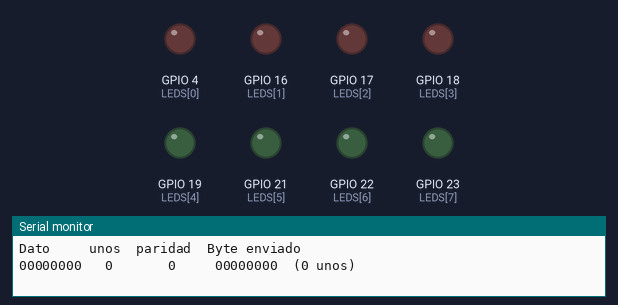
A sketch run on a simulated ESP32. Shown: output pins drawn as LEDs (lit = HIGH), the last lines printed to the serial monitor.

Above: at 0.3 s.
At 1.7 s:
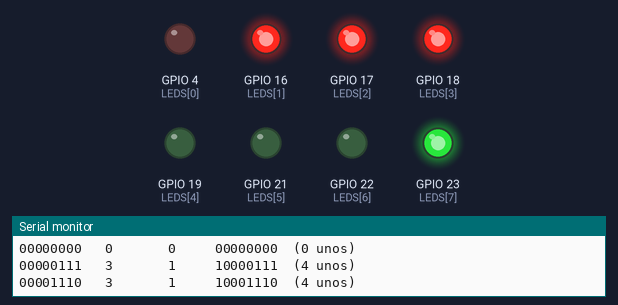
At 3.8 s:
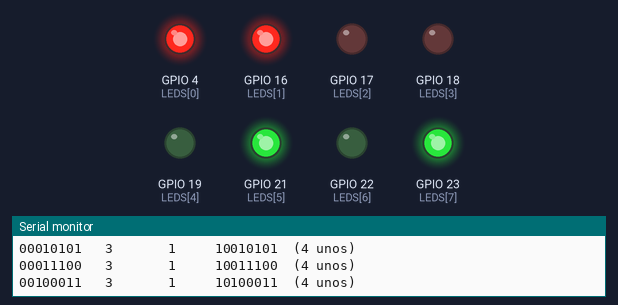
At 8.0 s:
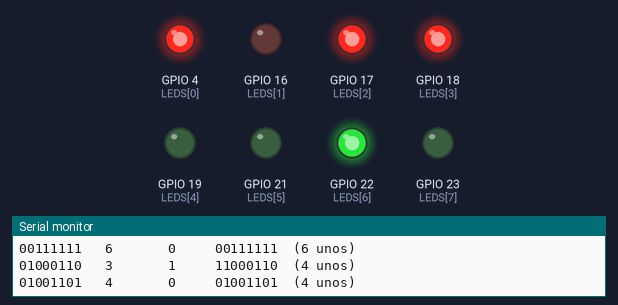
At 12.2 s:
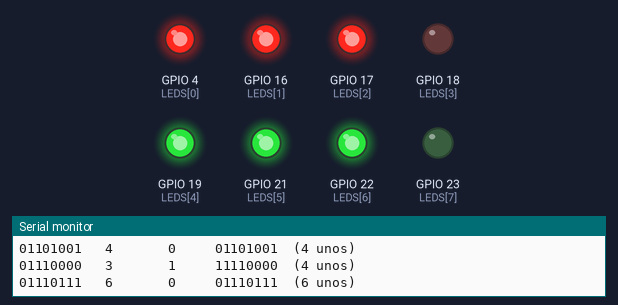
At 16.4 s:
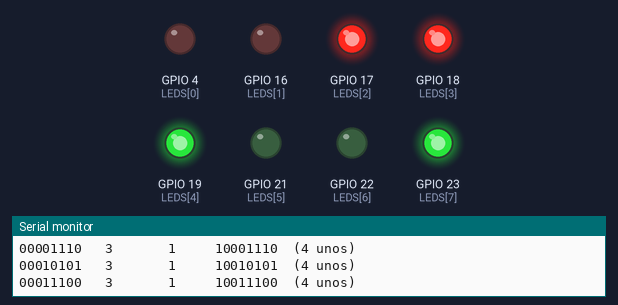
Timing chart, 0 to 17.3 s (numbered marks = the images above):
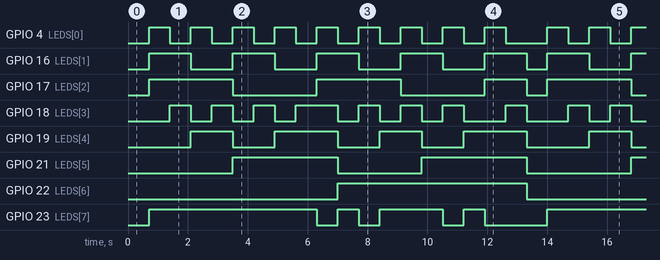

The sketch:

sketch.ino
```cpp
// Clase 5 - Ejercicio 1 (solución): contar bits en 1 y bit de paridad
// contarUnos(x) recorre los 8 bits con una máscara y cuenta los que valen 1.
// Paridad PAR: el bit de paridad se elige para que el total de unos sea par.
// Lo usamos para armar un byte = 7 bits de dato + bit de paridad en el bit 7 (L7).

#include <Arduino.h>

const int LEDS[8] = {4, 16, 17, 18, 19, 21, 22, 23};  // L0 ... L7

void mostrarByte(uint8_t valor) {
  for (int i = 0; i < 8; i++) {
    digitalWrite(LEDS[i], (valor >> i) & 1);
  }
}

void imprimirBinario(uint8_t valor) {
  for (int i = 7; i >= 0; i--) {
    Serial.printf("%d", (valor >> i) & 1);
  }
}

// Cuenta cuántos bits valen 1
int contarUnos(uint8_t x) {
  int unos = 0;
  for (int i = 0; i < 8; i++) {
    if ((x >> i) & 1) {
      unos++;
    }
  }
  return unos;
}

void setup() {
  Serial.begin(115200);
  for (int i = 0; i < 8; i++) {
    pinMode(LEDS[i], OUTPUT);
  }

  Serial.printf("Dato     unos  paridad  Byte enviado\n");
}

void loop() {
  // Probamos con datos de 7 bits (0 a 127)
  for (int dato = 0; dato < 128; dato = dato + 7) {
    int unos = contarUnos(dato);
    int paridad = unos % 2;                     // 1 si hay un número impar de unos
    uint8_t enviado = dato | (paridad << 7);    // el bit de paridad va en el bit 7

    imprimirBinario(dato);
    Serial.printf("   %d       %d     ", unos, paridad);
    imprimirBinario(enviado);
    Serial.printf("  (%d unos)\n", contarUnos(enviado));   // siempre par

    mostrarByte(enviado);
    delay(700);
  }
  Serial.printf("\n");
}
```

Measured:
- by itself, GPIO 4 (LEDS[0]): repeats every 13.3 s: 8 × (LOW 0.70 s, HIGH 0.70 s), LOW 1.4 s, HIGH 0.70 s
- by itself, GPIO 16 (LEDS[1]): repeats every 13.3 s: 4 × (LOW 1.4 s, HIGH 1.4 s), LOW 0.70 s, HIGH 1.4 s
- by itself, GPIO 17 (LEDS[2]): repeats every 13.3 s: LOW 2.8 s, HIGH 2.8 s, LOW 2.8 s, HIGH 1.4 s, LOW 0.70 s, HIGH 2.8 s
- by itself, GPIO 19 (LEDS[4]): repeats every 13.3 s: LOW 1.4 s, HIGH 2.1 s, LOW 1.4 s, HIGH 1.4 s, LOW 1.4 s, HIGH 2.1 s, LOW 2.1 s, HIGH 1.4 s
- by itself, GPIO 21 (LEDS[5]): repeats every 13.3 s: LOW 2.8 s, HIGH 3.5 s, LOW 3.5 s, HIGH 3.5 s
- by itself, GPIO 22 (LEDS[6]): alternates HIGH for 6.3 s and LOW for 7.0 s
- by itself, GPIO 23 (LEDS[7]): repeats every 13.3 s: LOW 0.70 s, HIGH 0.70 s, LOW 0.70 s, HIGH 2.1 s, LOW 0.70 s, HIGH 0.70 s, LOW 2.1 s, HIGH 5.6 s
- by itself, GPIO 18 (LEDS[3]): repeats every 13.3 s: 2 × (LOW 0.70 s, HIGH 0.70 s), LOW 0.70 s, HIGH 1.4 s, 3 × (LOW 0.70 s, HIGH 0.70 s), 2 × (LOW 1.4 s, HIGH 0.70 s)
